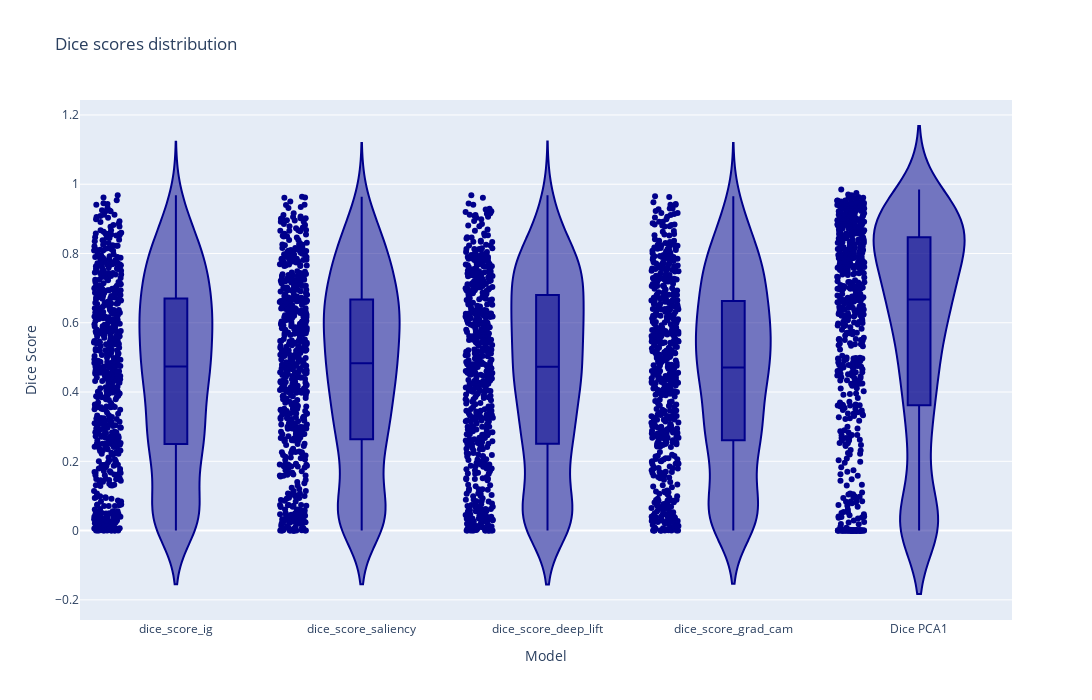

Write notebook code for a chart like this one.
### Code cell
fig = px.violin(df_res[['dice_score_ig', 'dice_score_saliency', 'dice_score_deep_lift', 'dice_score_grad_cam','Dice PCA1']], points="all", color_discrete_sequence=['darkblue'], title='Dice scores distribution', box=True, width=1400, height=700)
fig.update_layout(xaxis_title='Model', yaxis_title='Dice Score')
fig.write_html('dice_score_distribution_interpretabilities_optimized_box.html')
fig.write_image('dice_score_distribution_interpretabilities_optimized_box.png')
fig.show()

### Figure 1 — Plotly figure (JSON) as saved in the notebook; plotly's stock layout.template omitted (floating-point values rounded to 4 significant figures; data arrays with more than 128 entries replaced by an {"elided": "..."} marker saying what was removed)
{"data": [{"alignmentgroup": "True", "box": {"visible": true}, "hovertemplate": "variable=%{x}<br>value=%{y}<extra></extra>", "legendgroup": "", "marker": {"color": "darkblue"}, "name": "", "offsetgroup": "", "orientation": "v", "points": "all", "scalegroup": "True", "showlegend": false, "type": "violin", "x": {"elided": "3000 str values"}, "x0": " ", "xaxis": "x", "y": {"elided": "3000 float values"}, "y0": " ", "yaxis": "y"}], "layout": {"height": 700, "legend": {"tracegroupgap": 0}, "title": {"text": "Dice scores distribution"}, "violinmode": "group", "width": 1400, "xaxis": {"anchor": "y", "domain": [0, 1], "title": {"text": "Model"}}, "yaxis": {"anchor": "x", "domain": [0, 1], "title": {"text": "Dice Score"}}}}
